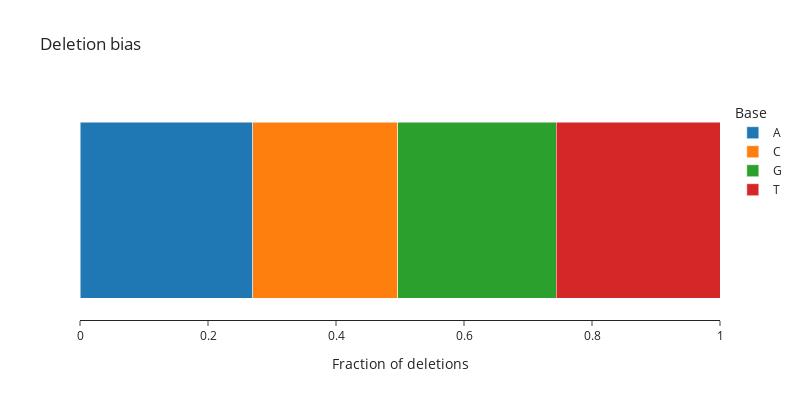

Notebook code cell kept with this figure:
### Markdown cell above
### for deletions

### Code cell
bias = open(f'{path}/{analysis_type}/delbias_fw.txt', 'r').readline().split(',')
bias = [float(bias) for bias in bias if bias]

# stacked bar chart
px.bar(
    y=['', '', '', ''],
    x=bias,
    color=['A', 'C', 'G', 'T'],
    labels={'x': 'Fraction of deletions', 'y': '', 'color': 'Base'},
    title='Deletion bias',
    template='simple_white',
    orientation='h',
    range_x=[0, 1],
    width=800,
    height=400,
).update_layout(barmode='stack').update_yaxes(visible=False)

### Figure 1 — Plotly figure (JSON) as saved in the notebook; plotly's stock layout.template omitted (floating-point values rounded to 4 significant figures)
{"data": [{"alignmentgroup": "True", "hovertemplate": "Base=A<br>Fraction of deletions=%{x}<br>=%{y}<extra></extra>", "legendgroup": "A", "marker": {"color": "#1F77B4", "pattern": {"shape": ""}}, "name": "A", "offsetgroup": "A", "orientation": "h", "showlegend": true, "textposition": "auto", "type": "bar", "x": [0.2696], "xaxis": "x", "y": [""], "yaxis": "y"}, {"alignmentgroup": "True", "hovertemplate": "Base=C<br>Fraction of deletions=%{x}<br>=%{y}<extra></extra>", "legendgroup": "C", "marker": {"color": "#FF7F0E", "pattern": {"shape": ""}}, "name": "C", "offsetgroup": "C", "orientation": "h", "showlegend": true, "textposition": "auto", "type": "bar", "x": [0.2271], "xaxis": "x", "y": [""], "yaxis": "y"}, {"alignmentgroup": "True", "hovertemplate": "Base=G<br>Fraction of deletions=%{x}<br>=%{y}<extra></extra>", "legendgroup": "G", "marker": {"color": "#2CA02C", "pattern": {"shape": ""}}, "name": "G", "offsetgroup": "G", "orientation": "h", "showlegend": true, "textposition": "auto", "type": "bar", "x": [0.2471], "xaxis": "x", "y": [""], "yaxis": "y"}, {"alignmentgroup": "True", "hovertemplate": "Base=T<br>Fraction of deletions=%{x}<br>=%{y}<extra></extra>", "legendgroup": "T", "marker": {"color": "#D62728", "pattern": {"shape": ""}}, "name": "T", "offsetgroup": "T", "orientation": "h", "showlegend": true, "textposition": "auto", "type": "bar", "x": [0.2562], "xaxis": "x", "y": [""], "yaxis": "y"}], "layout": {"barmode": "stack", "height": 400, "legend": {"title": {"text": "Base"}, "tracegroupgap": 0}, "title": {"text": "Deletion bias"}, "width": 800, "xaxis": {"anchor": "y", "domain": [0, 1], "range": [0, 1], "title": {"text": "Fraction of deletions"}}, "yaxis": {"anchor": "x", "domain": [0, 1], "title": {"text": ""}, "visible": false}}}
